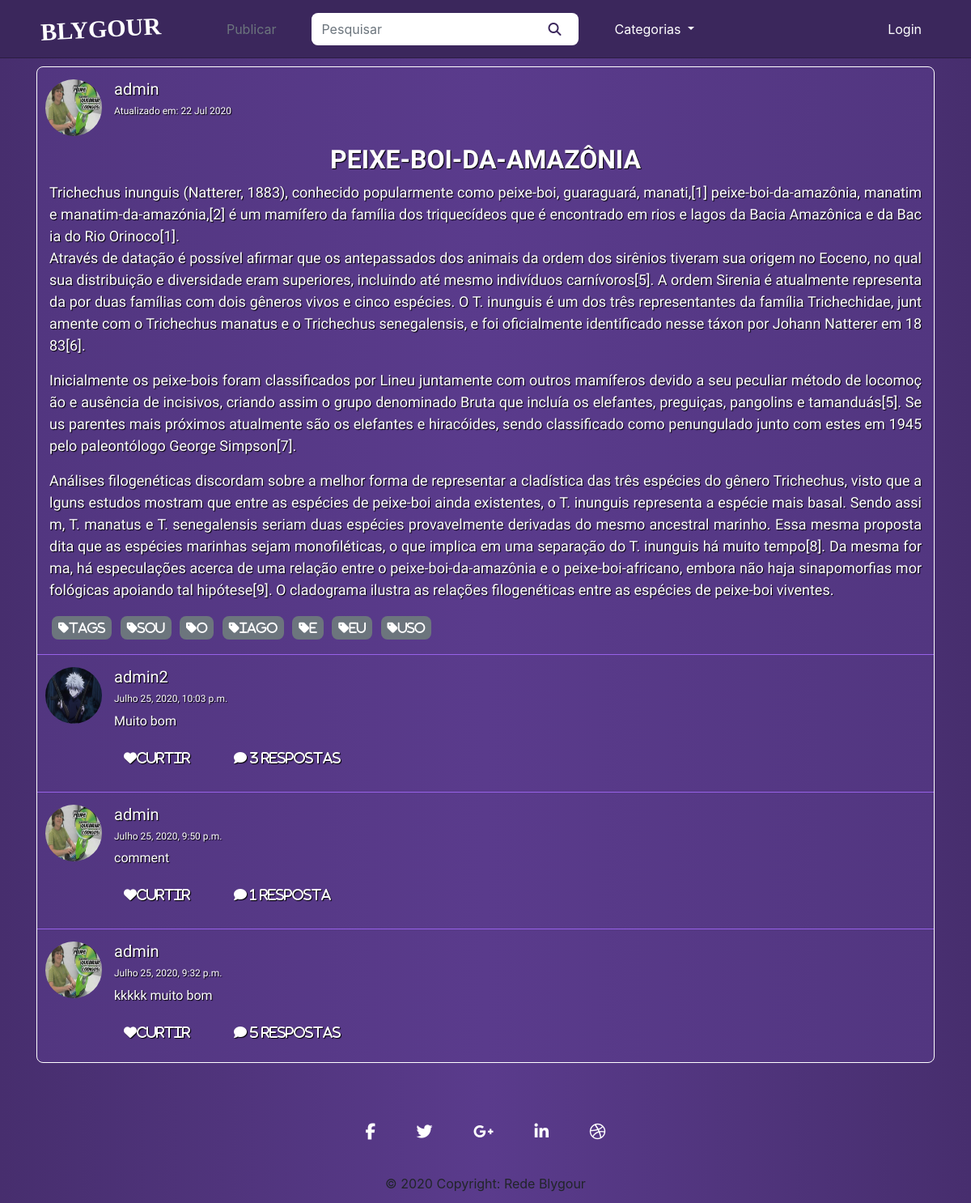
The app's page /47 with its own data.
### posts/models.py (models this page shows, shortened)
class Post(models.Model):
    title = models.CharField('Título', max_length=100)
    text = models.TextField('Texto da Postagem')
    user = models.ForeignKey(get_user_model(), on_delete=models.CASCADE, null=True, blank=True)
    image = models.ImageField(upload_to = get_file_path, verbose_name='Imagem', null=True, blank=True)
    tags = TaggableManager(help_text="Suas tags")
    created_at = models.DateTimeField('Criado em :', auto_now_add = True)
    updated_at = models.DateTimeField('Modificado em :', auto_now = True)
    class Meta:
        verbose_name = 'Postagem'
        verbose_name_plural = 'Postagens'
        ordering = ['text']

class Comments(models.Model):
    user = models.ForeignKey(get_user_model(), verbose_name='Usuário', on_delete=models.CASCADE)
    post = models.ForeignKey(Post, verbose_name='Post', on_delete=models.CASCADE)
    comment = models.TextField('Texto da Postagem')
    parent = models.ForeignKey(to='self', null=True, blank=True, related_name="Respostas", on_delete=models.CASCADE)
    created_at = models.DateTimeField('Criado em :', auto_now_add = True)
    updated_at = models.DateTimeField('Modificado em :', auto_now = True)
    def children(self):
        return Comments.objects.filter(parent=self)
    def __str__(self):
        return self.comment
    class Meta:
        verbose_name = 'Comentário'
        verbose_name_plural = 'Comentários'
        ordering = ['created_at']

### users/models.py (models this page shows, shortened)
class User(AbstractUser, PermissionsMixin):
    username = models.CharField('Nome do usuário', max_length=30, unique=True)
    email = models.EmailField('Email', unique=True)
    profile_picture = models.ImageField(upload_to = get_file_path, verbose_name='Imagem', null=True, blank=True)
    is_active = models.BooleanField('Está Ativo?', blank=True, default=True)
    is_staff = models.BooleanField('É da equipe?', blank=True, default=False)
    is_superuser = models.BooleanField('É super Usuário?', blank=True, default=False)
    date_joined = models.DateField('Data de Entrada', auto_now_add=True)
    first_name = None
    last_name = None
    objects = UserManager()
    USERNAME_FIELD = 'username'
    REQUIRED_FIELDS = ['email']
    def __str__(self):
        return self.username
    class Meta:
        verbose_name = 'Usuário'
        verbose_name_plural = 'Usuários'

### posts/views.py (the view)
# urls.py: path('<int:id>', views.viewPost, name='posts-view'),
def viewPost(request, id):
    template_name = 'posts/details.html'
    post = get_object_or_404(Post, pk=id)
    comments = Comments.objects.all().order_by('-created_at').filter(post = post).filter(parent = None)
    parent_obj = None
    if request.method == 'POST':
        form = CommentsForm(request.POST or None)
        if form.is_valid():
            comment = form.save(commit = False)
            comment.user = request.user
            comment.post = post
            try:
                parent_id = int(request.POST.get("parent_id"))
            except:
                parent_id = None
            if parent_id:
                parent_qs = Comments.objects.filter(id = parent_id)
                if parent_qs.exists() and parent_qs.count() == 1:
                    parent_obj = parent_qs.first()
                    comment.parent = parent_obj
            comment.save()
            messages.success(request, 'Comentário enviado com Sucesso')
            return redirect('posts:posts-view', id=post.id)
    else:
        form = CommentsForm(request.POST)
        context = {
            'post': post,
            'comments': comments,
            'form': form,
            'parent': parent_obj,
        }
        return render(request, template_name, context)

### posts/forms.py
class CommentsForm(forms.ModelForm):
    widgets = {
            'text': forms.Textarea(attrs={
                'class': 'form-control',
                'placeholder': 'Digite aqui o seu comentário',
            }),
        }
    class Meta:
        model = Comments
        fields = ('comment',)

### posts/templates/posts/details.html (shortened to what this page needs)
{% extends 'posts/index.html' %}
{% load static %}
{% load crispy_forms_tags %}
{% block styles %}
    <link rel="stylesheet" href="{% static 'css/settings.css' %}">
    <link rel="stylesheet" href="{% static 'css/add-post.css' %}">
{% endblock styles %}
{% block content %}
    <div class="container view-posts">
        {% block user_informations %}
            {{ block.super }}
        {% endblock user_informations %}
        <div class="row title">
            <div class="col-12">
                <h2>
                    <strong>{{ post.title|upper }}</strong>
                </h2>
            </div>
        </div>
        <div class="row post">
            <div class="col-12">
                {{ post.text|linebreaks }}
                {% for tag in post.tags.all %}
                    <a href="{% url 'posts:index_tagged' tag %}" class="tags">
                        <button type="button" class="btn btn-secondary btn-sm button-tags">
                            <i class="fa fa-tag tags-text">{{ tag }}</i>
                        </button>
                    </a>
                {% endfor %}
            </div>
        </div>
        {% for comment in comments %}
            <div class="row user comments">
                <div>
                    <a href="{% url 'posts:profile_user' comment.user.username %}" class='user'>
                        {% if comment.user.profile_picture %}
                            <img class='user-picture' src="/media/{{ comment.user.profile_picture }}" alt="Profile Picture {{ post.user }}">
                        {% else %}
                            <img class='user-picture' src="/media/profiles/avatar.png" alt="Default profile picture">
                        {% endif %}
                    </a>
                </div>
                <div class="col">
                    <a href="{% url 'posts:profile_user' comment.user.username %}" class='user'>
                        <h5>
                            {{ comment.user }}
                        </h5>
                    </a>
                    <h6 class="data-update">{{ comment.updated_at }}</h6>
                    <p>{{ comment.comment }}</p>
                    <h5>
                        <a class="btn">
                            <i class="fas fa-heart">Curtir</i>
                        </a>
                    {% with comment_count=comment.children.count %}
                    <a class="btn comment-reply-btn">
                    <i class="fas fa-comment">
                    {{ comment_count }}
                    Resposta{{ comment_count|pluralize}}</i>
                    </a>
                    {% endwith %}
                    </h5>
                </div>
            </div>
        {% endfor %}
    </div>
{% endblock content %}

### posts/templates/posts/index.html (shortened to what this page needs)
{% extends 'base.html' %}
{% load static %}
{% block content %}
    {% for post in posts %}
            {% block user_informations %}
                <div class="row user">
                    <div>
                        <a href="{% url 'posts:profile_user' post.user.username %}" class='user'>
                            {% if post.user.profile_picture %}
                                <img class='user-picture' src="/media/{{ post.user.profile_picture }}" alt="Profile Picture {{ post.user }}">
                            {% else %}
                                <img class='user-picture' src="/media/profiles/avatar.png" alt="Default profile picture">
                            {% endif %}
                        </a>
                    </div>
                    <div class="col">
                        <h5>
                            <a href="{% url 'posts:profile_user' post.user.username %}" class='user'>{{ post.user }}</a>
                        </h5>
                        <h6 class="data-update">Atualizado em:
                            {{ post.updated_at|date:"d M Y" }}</h6>
                    </div>
                </div>
            {% endblock user_informations %}
    {% endfor %}
{% endblock content %}
{% block pagination %}
    {{ block.super }}
{% endblock pagination %}

### posts/static/css/style.css (style rules this page uses)
:root { --roxo-principal: #3B275C; --roxo-escuro: #241838; --roxo-claro: #5A3B8C; }
body { background-image: linear-gradient(to right, #472E6E, #5A3B8C, #472E6E); }
h1, h2, h3, h4, h5, h6, p { color: white; font-family: 'Public Sans', sans-serif; text-shadow: 1px 1px 1px black; word-break: break-all; }
a, a:hover, a:focus { text-decoration: none; }
input, input:hover, input:focus, .btn, .btn:hover, .btn:focus, .form-control, .form-control:hover, .form-control:focus { box-shadow: none; border: none; outline: none; border-radius: 8px; }
.conteudo .view-posts { background-image: linear-gradient(to right, #523680, #5A3B8C, #523680); border-radius: 8px; }
.view-posts { border: 1px solid white; margin-top: 5px; }
.row.user { margin-bottom: 10px; margin-top: 15px; }
.row.user img.user-picture { height: 70px; width: 70px; border-radius: 50vh; margin-left: 10px; }
a.user { color: white; }
.data-update { font-size: 12px; }
.row.user.comments { border-top: 1px solid #9761E8; padding-top: 15px; color: white; text-shadow: 1px 1px 1px black; }
.comments-actions i, .comments i { justify-content: center; margin-right: 25px; }
.view-posts .title { text-align: center; overflow-wrap: break-word; }
.view-posts .post { margin-bottom: 10px; box-shadow: none; }
.view-posts .post p { font-size: max(18px, 0.8vw); overflow-wrap: break-word; text-align: justify; }
.tags-text { font-size: 15px; word-break: break-all; }
.button-tags { margin: 3px; }

### posts/static/css/settings.css (style rules this page uses)
.fas { margin-right: 10px; }

### records on screen
Post: user.profile_picture (picture), user "admin", updated_at "22 Jul 2020", title "PEIXE-BOI-DA-AMAZÔNIA", text "Trichechus inunguis (Natterer, 1883), conhecido popularmente como peixe-boi, guaraguará, manati,[1] peixe-boi-da-amazônia, manatim e manatim-da-amazónia,[2] é um mamífero da família dos triquecídeos que é encontrado em rios e lagos da Bacia Amazônica e da Bacia do Rio Orinoco[1]. Através de datação é possível afirmar que os antepassados dos animais da ordem dos sirênios tiveram sua origem no Eoceno, no qual sua distribuição e diversidade eram superiores, incluindo até mesmo indivíduos carnívoros[5]. A ordem Sirenia é atualmente representada por duas famílias com dois gêneros vivos e cinco espécies. O T. inunguis é um dos três representantes da família Trichechidae, juntamente com o…"
Tag: name "tags"
Tag: name "sou"
Tag: name "o"
Tag: name "iago"
Tag: name "e"
Tag: name "eu"
Tag: name "uso"
Comments: user.profile_picture (picture), user "admin2", updated_at "Julho 25, 2020, 10:03 p.m.", comment "Muito bom", children.count "3"
Comments: user.profile_picture (picture), user "admin", updated_at "Julho 25, 2020, 9:50 p.m.", comment "comment", children.count "1"
Comments: user.profile_picture (picture), user "admin", updated_at "Julho 25, 2020, 9:32 p.m.", comment "kkkkk muito bom", children.count "5"
